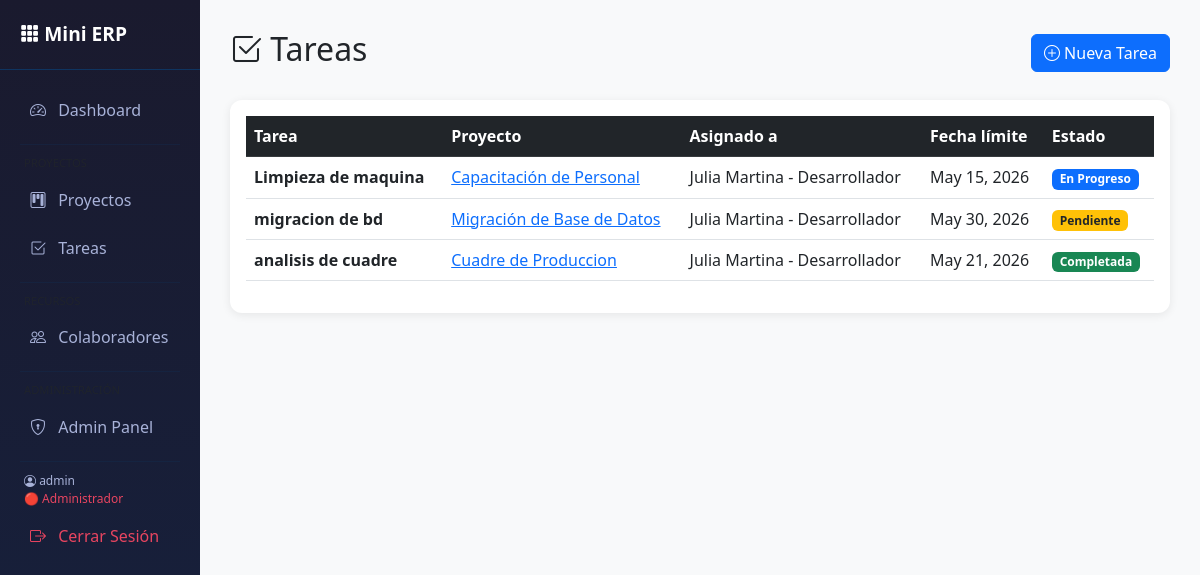
Screenshot of /tareas/ (signed in) with the database file from the repository.
### proyectos/models.py (models this page shows, shortened)
class Tarea(models.Model):
    ESTADO_CHOICES = [
        ('pendiente', 'Pendiente'),
        ('en_progreso', 'En Progreso'),
        ('completada', 'Completada'),
        ('vencida', 'Vencida'),
    ]
    titulo = models.CharField(max_length=200)
    descripcion = models.TextField(blank=True)
    proyecto = models.ForeignKey(
        Proyecto,
        on_delete=models.CASCADE,
        related_name='tareas'
    )
    asignado_a = models.ForeignKey(
        Colaborador,
        on_delete=models.SET_NULL,
        null=True,
        blank=True
    )
    fecha_limite = models.DateField()
    estado = models.CharField(
        max_length=20,
        choices=ESTADO_CHOICES,
        default='pendiente'
    )
    class Meta:
        verbose_name = 'Tarea'
        verbose_name_plural = 'Tareas'

class Proyecto(models.Model):
    ESTADO_CHOICES = [
        ('planificacion', 'En Planificación'),
        ('en_progreso', 'En Progreso'),
        ('completado', 'Completado'),
        ('en_riesgo', 'En Riesgo'),
        ('cancelado', 'Cancelado'),
    ]
    nombre = models.CharField(max_length=200)
    descripcion = models.TextField(blank=True)
    fecha_inicio = models.DateField()
    fecha_fin = models.DateField()
    estado = models.CharField(
        max_length=20,
        choices=ESTADO_CHOICES,
        default='planificacion'
    )
    responsable = models.ForeignKey(
        Colaborador,
        on_delete=models.SET_NULL,
        null=True,
        related_name='proyectos_responsable'
    )
    colaboradores = models.ManyToManyField(
        Colaborador,
        blank=True,
        related_name='proyectos_asignados'
    )
    class Meta:
        verbose_name = 'Proyecto'
        verbose_name_plural = 'Proyectos'

### recursos/models.py (models this page shows)
class Colaborador(models.Model):
    DISPONIBILIDAD_CHOICES = [
        ('disponible', 'Disponible'),
        ('ocupado', 'Ocupado'),
        ('vacaciones', 'En Vacaciones'),
    ]
    nombre = models.CharField(max_length=100)
    puesto = models.CharField(max_length=100)
    email = models.EmailField(unique=True)
    telefono = models.CharField(max_length=20, blank=True)
    disponibilidad = models.CharField(
        max_length=20,
        choices=DISPONIBILIDAD_CHOICES,
        default='disponible'
    )
    fecha_ingreso = models.DateField(auto_now_add=True)
    def __str__(self):
        return f"{self.nombre} - {self.puesto}"
    class Meta:
        verbose_name = 'Colaborador'
        verbose_name_plural = 'Colaboradores'

### proyectos/views.py (the view)
# urls.py: path('tareas/', proyectos_views.lista_tareas, name='lista_tareas'),
@login_required
def lista_tareas(request):
    tareas = Tarea.objects.all()
    return render(request, 'proyectos/lista_tareas.html', {'tareas': tareas})

### templates/proyectos/lista_tareas.html (shortened to what this page needs)
{% extends 'base.html' %}
{% block content %}
<div class="d-flex justify-content-between align-items-center mb-4">
    <h2><i class="bi bi-check2-square"></i> Tareas</h2>
    <a href="{% url 'crear_tarea' %}" class="btn btn-primary">
        <i class="bi bi-plus-circle"></i> Nueva Tarea
    </a>
</div>
<div class="card">
    <div class="card-body">
        <table class="table table-hover align-middle">
            <thead class="table-dark">
                <tr>
                    <th>Tarea</th>
                    <th>Proyecto</th>
                    <th>Asignado a</th>
                    <th>Fecha límite</th>
                    <th>Estado</th>
                </tr>
            </thead>
            <tbody>
                {% for tarea in tareas %}
                <tr>
                    <td><strong>{{ tarea.titulo }}</strong></td>
                    <td>
                        <a href="{% url 'detalle_proyecto' tarea.proyecto.pk %}">
                            {{ tarea.proyecto.nombre }}
                        </a>
                    </td>
                    <td>{{ tarea.asignado_a|default:"Sin asignar" }}</td>
                    <td>{{ tarea.fecha_limite }}</td>
                    <td>
                        <span class="badge
                            {% if tarea.estado == 'completada' %}bg-success
                            {% elif tarea.estado == 'en_progreso' %}bg-primary
                            {% elif tarea.estado == 'vencida' %}bg-danger
                            {% else %}bg-warning text-dark{% endif %}">
                            {{ tarea.get_estado_display }}
                        </span>
                    </td>
                </tr>
                {% endfor %}
            </tbody>
        </table>
    </div>
</div>
{% endblock %}

### templates/base.html (shortened to what this page needs)
<!DOCTYPE html>
<html lang="es">
<head>
    <link href="https://cdn.jsdelivr.net/npm/bootstrap@5.3.0/dist/css/bootstrap.min.css" rel="stylesheet">
    <link href="https://cdn.jsdelivr.net/npm/bootstrap-icons@1.10.0/font/bootstrap-icons.css" rel="stylesheet">
</head>
<body>
<div class="container-fluid">
    <div class="row">
        <div class="col-md-2 px-0 sidebar">
            <div class="brand-title">
                <i class="bi bi-grid-3x3-gap-fill"></i> Mini ERP
            </div>
            <nav class="nav flex-column mt-3">
    <a class="nav-link" href="/"><i class="bi bi-speedometer2"></i> Dashboard</a>
    <hr style="border-color:#0f3460; margin: 10px 20px;">
    <small class="text-muted px-4 mb-1" style="font-size:0.7rem;">PROYECTOS</small>
    <a class="nav-link" href="/proyectos/"><i class="bi bi-kanban"></i> Proyectos</a>
    <a class="nav-link" href="/tareas/"><i class="bi bi-check2-square"></i> Tareas</a>
    <hr style="border-color:#0f3460; margin: 10px 20px;">
    <small class="text-muted px-4 mb-1" style="font-size:0.7rem;">RECURSOS</small>
    <a class="nav-link" href="/colaboradores/"><i class="bi bi-people"></i> Colaboradores</a>
    {% if request.user.perfil.rol == 'admin' %}
    <hr style="border-color:#0f3460; margin: 10px 20px;">
    <small class="text-muted px-4 mb-1" style="font-size:0.7rem;">ADMINISTRACIÓN</small>
    <a class="nav-link" href="/admin/"><i class="bi bi-shield-lock"></i> Admin Panel</a>
    {% endif %}
    <hr style="border-color:#0f3460; margin: 10px 20px;">
    <div class="px-4 mb-1" style="font-size:0.75rem; color:#a8b2d8;">
    <i class="bi bi-person-circle"></i> {{ request.user.username }}<br>
    {% if request.user.perfil.rol == 'admin' %}
        <span style="color:#e94560;">🔴 Administrador</span>
    {% elif request.user.perfil.rol == 'gerente' %}
        <span style="color:#ffc107;">🟡 Gerente</span>
    {% else %}
        <span style="color:#1db954;">🟢 Colaborador</span>
    {% endif %}
</div>
    <form method="post" action="/logout/">
        <button type="submit" class="nav-link btn btn-link w-100 text-start" style="color:#e94560;">
            <i class="bi bi-box-arrow-right"></i> Cerrar Sesión
        </button>
    </form>
</nav>
        </div>
        <div class="col-md-10 main-content">
            {% block content %}{% endblock %}
        </div>
    </div>
</div>
</body>
</html>

### templates/base.html (style rules this page uses)
body { background-color: #f8f9fa; }
.sidebar { min-height: 100vh; background: linear-gradient(180deg, #1a1a2e 0%, #16213e 100%); }
.sidebar .nav-link { color: #a8b2d8; padding: 10px 20px; border-radius: 8px; margin: 2px 10px; }
.sidebar .nav-link i { margin-right: 8px; }
.brand-title { color: #fff; font-weight: 700; font-size: 1.2rem; padding: 20px; border-bottom: 1px solid #0f3460; }
.main-content { padding: 30px; }
.card { border: none; border-radius: 12px; box-shadow: 0 2px 10px rgba(0,0,0,0.08); }

### rows the page displays
Tarea: titulo "Limpieza de maquina", proyecto.nombre "Capacitación de Personal", asignado_a "Julia Martina - Desarrollador", fecha_limite "May 15, 2026", estado "En Progreso"
Tarea: titulo "migracion de bd", proyecto.nombre "Migración de Base de Datos", asignado_a "Julia Martina - Desarrollador", fecha_limite "May 30, 2026", estado "Pendiente"
Tarea: titulo "analisis de cuadre", proyecto.nombre "Cuadre de Produccion", asignado_a "Julia Martina - Desarrollador", fecha_limite "May 21, 2026", estado "Completada"

### other values shown
{{ request.user.username }} "admin"
